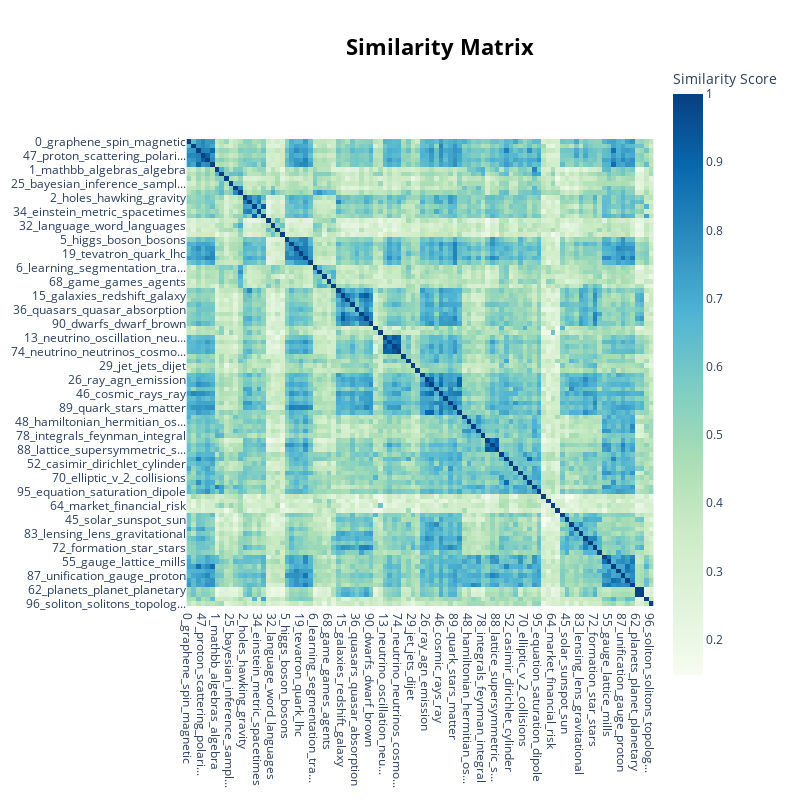

Source (notebook cell):
### Code cell
topic_model.visualize_heatmap(n_clusters=20, top_n_topics=100)

### Figure 1 — Plotly figure (JSON) as saved in the notebook; plotly's stock layout.template omitted (floating-point values rounded to 4 significant figures; data arrays with more than 128 entries replaced by an {"elided": "..."} marker saying what was removed)
{"data": [{"coloraxis": "coloraxis", "hovertemplate": "x: %{x}<br>y: %{y}<br>Similarity Score: %{z}<extra></extra>", "name": "0", "type": "heatmap", "x": ["0_graphene_spin_magnetic", "11_nuclei_nuclear_neutron", "23_photoproduction_pi_meson", "47_proton_scattering_polari...", "50_asymmetries_polarized_gpds", "75_pion_nucleon_electromagn...", "1_mathbb_algebras_algebra", "10_convergence_fractional_e...", "20_graph_graphs_vertices", "25_bayesian_inference_sampl...", "54_logic_semantics_logics", "63_programming_conference_v...", "2_holes_hawking_gravity", "3_cosmological_universe_gra...", "24_brane_cosmological_gravity", "34_einstein_metric_spacetimes", "38_branes_brane_m5", "4_channel_network_wireless", "32_language_word_languages", "37_social_networks_community", "85_music_speaker_audio", "5_higgs_boson_bosons", "8_matter_annihilation_light...", "12_mesons_meson_quark", "19_tevatron_quark_lhc", "93_lepton_symmetry_physics", "97_baryons_quark_baryon", "6_learning_segmentation_tra...", "33_software_projects_develo...", "56_scheduling_parallel_gpu", "68_game_games_agents", "82_cloud_computing_services", "7_dark_universe_cosmological", "15_galaxies_redshift_galaxy", "27_halo_halos_haloes", "35_sne_supernovae_supernova", "36_quasars_quasar_absorption", "39_clusters_cluster_ngc", "53_galaxies_galaxy_stellar", "90_dwarfs_dwarf_brown", "9_fluid_shear_turbulence", "14_inflation_inflationary_p...", "13_neutrino_oscillation_neu...", "42_neutrino_seesaw_neutrinos", "43_neutrino_neutrinos_super...", "74_neutrino_neutrinos_cosmo...", "16_grb_grbs_afterglow", "17_detector_detectors_silicon", "29_jet_jets_dijet", "80_pulsar_pulsars_radio", "18_cmb_microwave_cosmic", "26_ray_agn_emission", "30_gamma_ray_emission", "41_gravitational_gw_interfe...", "46_cosmic_rays_ray", "81_fe_stars_abundances", "86_neutron_stars_modes", "89_quark_stars_matter", "94_ray_rxte_transient", "21_entanglement_quantum_ent...", "48_hamiltonian_hermitian_os...", "58_renormalization_perturba...", "76_noncommutative_quantum_c...", "78_integrals_feynman_integral", "22_supergravity_supersymmet...", "57_supersymmetry_susy_gauge", "88_lattice_supersymmetric_s...", "28_au_collisions_gev", "31_pi_b0_decays", "52_casimir_dirichlet_cylinder", "59_waveforms_gravitational_...", "60_propagator_gluon_gribov", "70_elliptic_v_2_collisions", "71_cp_pi_decays", "73_ansatz_spin_equations", "95_equation_saturation_dipole", "40_gene_dna_genetic", "61_robot_robots_robotic", "64_market_financial_risk", "84_encryption_security_secure", "44_magnetic_turbulence_mhd", "45_solar_sunspot_sun", "77_wavefront_optics_telescope", "79_laser_electron_plasma", "83_lensing_lens_gravitational", "49_dust_emission_h2", "67_air_showers_cosmic", "72_formation_star_stars", "91_cooling_cluster_clusters", "51_gauge_lagrangian_spin", "55_gauge_lattice_mills", "66_chiral_nucleon_pion", "69_qcd_temperature_quark", "87_unification_gauge_proton", "98_chiral_phase_magnetic", "99_renormalization_lattice_...", "62_planets_planet_planetary", "92_planet_planets_orbital", "65_tachyon_brane_condensation", "96_soliton_solitons_topolog..."], "xaxis": "x", "y": ["0_graphene_spin_magnetic", "11_nuclei_nuclear_neutron", "23_photoproduction_pi_meson", "47_proton_scattering_polari...", "50_asymmetries_polarized_gpds", "75_pion_nucleon_electromagn...", "1_mathbb_algebras_algebra", "10_convergence_fractional_e...", "20_graph_graphs_vertices", "25_bayesian_inference_sampl...", "54_logic_semantics_logics", "63_programming_conference_v...", "2_holes_hawking_gravity", "3_cosmological_universe_gra...", "24_brane_cosmological_gravity", "34_einstein_metric_spacetimes", "38_branes_brane_m5", "4_channel_network_wireless", "32_language_word_languages", "37_social_networks_community", "85_music_speaker_audio", "5_higgs_boson_bosons", "8_matter_annihilation_light...", "12_mesons_meson_quark", "19_tevatron_quark_lhc", "93_lepton_symmetry_physics", "97_baryons_quark_baryon", "6_learning_segmentation_tra...", "33_software_projects_develo...", "56_scheduling_parallel_gpu", "68_game_games_agents", "82_cloud_computing_services", "7_dark_universe_cosmological", "15_galaxies_redshift_galaxy", "27_halo_halos_haloes", "35_sne_supernovae_supernova", "36_quasars_quasar_absorption", "39_clusters_cluster_ngc", "53_galaxies_galaxy_stellar", "90_dwarfs_dwarf_brown", "9_fluid_shear_turbulence", "14_inflation_inflationary_p...", "13_neutrino_oscillation_neu...", "42_neutrino_seesaw_neutrinos", "43_neutrino_neutrinos_super...", "74_neutrino_neutrinos_cosmo...", "16_grb_grbs_afterglow", "17_detector_detectors_silicon", "29_jet_jets_dijet", "80_pulsar_pulsars_radio", "18_cmb_microwave_cosmic", "26_ray_agn_emission", "30_gamma_ray_emission", "41_gravitational_gw_interfe...", "46_cosmic_rays_ray", "81_fe_stars_abundances", "86_neutron_stars_modes", "89_quark_stars_matter", "94_ray_rxte_transient", "21_entanglement_quantum_ent...", "48_hamiltonian_hermitian_os...", "58_renormalization_perturba...", "76_noncommutative_quantum_c...", "78_integrals_feynman_integral", "22_supergravity_supersymmet...", "57_supersymmetry_susy_gauge", "88_lattice_supersymmetric_s...", "28_au_collisions_gev", "31_pi_b0_decays", "52_casimir_dirichlet_cylinder", "59_waveforms_gravitational_...", "60_propagator_gluon_gribov", "70_elliptic_v_2_collisions", "71_cp_pi_decays", "73_ansatz_spin_equations", "95_equation_saturation_dipole", "40_gene_dna_genetic", "61_robot_robots_robotic", "64_market_financial_risk", "84_encryption_security_secure", "44_magnetic_turbulence_mhd", "45_solar_sunspot_sun", "77_wavefront_optics_telescope", "79_laser_electron_plasma", "83_lensing_lens_gravitational", "49_dust_emission_h2", "67_air_showers_cosmic", "72_formation_star_stars", "91_cooling_cluster_clusters", "51_gauge_lagrangian_spin", "55_gauge_lattice_mills", "66_chiral_nucleon_pion", "69_qcd_temperature_quark", "87_unification_gauge_proton", "98_chiral_phase_magnetic", "99_renormalization_lattice_...", "62_planets_planet_planetary", "92_planet_planets_orbital", "65_tachyon_brane_condensation", "96_soliton_solitons_topolog..."], "yaxis": "y", "z": {"elided": "100x100 float values"}}], "layout": {"coloraxis": {"colorbar": {"title": {"text": "Similarity Score"}}, "colorscale": [[0, "rgb(247,252,240)"], [0.125, "rgb(224,243,219)"], [0.25, "rgb(204,235,197)"], [0.375, "rgb(168,221,181)"], [0.5, "rgb(123,204,196)"], [0.625, "rgb(78,179,211)"], [0.75, "rgb(43,140,190)"], [0.875, "rgb(8,104,172)"], [1, "rgb(8,64,129)"]]}, "height": 800, "hoverlabel": {"bgcolor": "white", "font": {"family": "Rockwell", "size": 16}}, "legend": {"title": {"text": "Trend"}}, "margin": {"t": 60}, "showlegend": true, "title": {"font": {"color": "Black", "size": 22}, "text": "<b>Similarity Matrix", "x": 0.55, "xanchor": "center", "y": 0.95, "yanchor": "top"}, "width": 800, "xaxis": {"anchor": "y", "autorange": true, "constrain": "domain", "domain": [0, 1], "range": [-0.5, 99.5], "scaleanchor": "y", "type": "category"}, "yaxis": {"anchor": "x", "autorange": true, "constrain": "domain", "domain": [0.1201, 0.8799], "range": [99.5, -0.5], "type": "category"}}}
